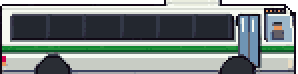
#> input picture ribera-verde/tools/sprites/pixellab-viaje/bus.png, 149 x 37 px (shown 2 times larger)
$ python viaje.py ../pixellab-viaje/bus.png
#> lines starting #> are read from the running program, lines starting #| are printed output that depends on the picture
#!/usr/bin/env python3
# Ribera Verde — 1.56: la pantalla del viaje (lo pidió el usuario: «en el autobús no hay animación, como tampoco en los demás
# vehículos; como una pantalla de carga, pero que sea el vehículo andando recto desde una vista de perfil»). Pixel art propio,
# dibujado a mano en código: el autobús de la comarca, el scooter 125, el utilitario, la berlina y el superdeportivo del
# concesionario (con los colores de vehiculos.py), de perfil y mirando a la derecha, a 14 px/m; las ruedas aparte, en 4
# fotogramas que giran; y los fondos que se repiten (el monte, los caseríos y los árboles, el quitamiedos y la carretera).
# Sin marcas ni rótulos de verdad. Sale directo a Godot: godot/arte/viaje.png + viaje.json (no va al atlas).
#   python3 -I tools/sprites/a-mano/viaje.py [--ver <png>]
import json, math, os, sys
from PIL import Image, ImageDraw

RAIZ = os.path.normpath(os.path.join(os.path.dirname(os.path.abspath(__file__)), '..', '..', '..'))
SALIDA = os.path.join(RAIZ, 'godot', 'arte')

O = '#180e1e'          # contorno, el del protagonista
GOMA, GOMA_L = '#2c333c', '#454d58'
LLANTA, LLANTA_S, BUJE = '#c4cad2', '#8a929c', '#6c7482'
VIDRIO, VIDRIO_S, REFLEJO = '#9cc0dc', '#6f94b4', '#eef6fc'
INT = '#23272f'
FARO, PILOTO = '#f8f0c0', '#d03028'
# el protagonista (player): gorra, piel, camiseta, pantalón
GORRA, GORRA_S, PIEL, PIEL_S, CAMI, CAMI_S, PANT = '#5aa861', '#2a8a5b', '#e8b894', '#c48e6a', '#c83839', '#a03031', '#36466f'
PINTURA = {'utilitario': ('#eceef0', '#b8bec6', '#ffffff'), 'berlina': ('#6a7280', '#4a5160', '#9aa2ae'),
           'deportivo': ('#d02a2a', '#8e1818', '#ff6a5a'), 'moto': ('#2c5aa0', '#1e3a6a', '#4a7cc4')}


def hexrgb(c):
    c = c.lstrip('#')
    return tuple(int(c[i:i + 2], 16) for i in (0, 2, 4)) + (255,)


class Lienzo:
    def __init__(self, w, h):
        self.im = Image.new('RGBA', (w, h), (0, 0, 0, 0))
        self.d = ImageDraw.Draw(self.im)

    def r(self, x, y, w, h, c):
        if w > 0 and h > 0:
            self.d.rectangle([x, y, x + w - 1, y + h - 1], fill=hexrgb(c))

    def p(self, x, y, c):
        if 0 <= x < self.im.width and 0 <= y < self.im.height:
            self.im.putpixel((x, y), hexrgb(c))

    def hl(self, x0, x1, y, c):
        self.r(x0, y, x1 - x0 + 1, 1, c)

    def vl(self, x, y0, y1, c):
        self.r(x, y0, 1, y1 - y0 + 1, c)

    def poly(self, pts, c):
        self.d.polygon(pts, fill=hexrgb(c))

    def contorno(self, c=O):
        # 1 px por fuera de todo lo opaco (sin diagonales)
        im = self.im
        a = im.split()[3].load()
        W, H = im.size
        out = []
        for y in range(H):
            for x in range(W):
                if a[x, y]:
                    continue
                for dx, dy in ((1, 0), (-1, 0), (0, 1), (0, -1)):
                    nx, ny = x + dx, y + dy
                    if 0 <= nx < W and 0 <= ny < H and a[nx, ny]:
                        out.append((x, y))
                        break
        for q in out:
            im.putpixel(q, hexrgb(c))


def rueda(d, f):
    # rueda de diámetro d, fotograma f de 4: goma, llanta con sombra, buje y una marca que gira
    L = Lienzo(d, d)
    c = (d - 1) / 2
    for y in range(d):
        for x in range(d):
            r = math.hypot(x - c, y - c)
            if r <= c + .45:
                L.p(x, y, O if r > c - .55 else (GOMA if r > c * .62 else (LLANTA if r > c * .28 else BUJE)))
    for y in range(d):
        for x in range(d):
            r = math.hypot(x - c, y - c)
            if c * .3 < r <= c * .62 and y > c + 1:
                L.p(x, y, LLANTA_S)
            if c * .62 < r <= c - .55 and y < c - c * .4 and x < c:
                L.p(x, y, GOMA_L)
    # los radios (2 marcas opuestas) giran 45° por fotograma (con 4, media vuelta: se lee igual que una vuelta)
    for k in (0, 1):
        a = math.pi / 4 * f + math.pi * k
        for t in (.34, .48, .58):
            L.p(round(c + math.cos(a) * c * t), round(c + math.sin(a) * c * t), BUJE)
    return L.im


def persona_perfil(L, x, y, s=1):
    # el protagonista sentado, de perfil, mirando a la derecha: cabeza (gorra con visera), cuello, hombro; (x, y): arriba de la gorra
    L.r(x, y, 6, 2, GORRA); L.hl(x + 1, x + 4, y, '#7cc882'); L.r(x + 6, y + 1, 2, 1, GORRA_S)   # la visera, hacia delante
    L.r(x, y + 2, 6, 4, PIEL); L.p(x + 5, y + 3, O); L.p(x + 6, y + 4, PIEL)                    # la cara, el ojo, la nariz
    L.r(x, y + 2, 2, 3, '#4a2e22'); L.p(x + 1, y + 3, PIEL_S)                                  # el pelo de la nuca y la oreja
    L.r(x + 1, y + 6, 3, 1, PIEL_S)
    L.r(x - 1, y + 7, 7, 3 * s, CAMI); L.hl(x - 1, x + 5, y + 7, '#e04a4a'); L.r(x - 1, y + 9, 2, 3 * s - 2, CAMI_S)


def pasajero(L, x, y, pelo, ropa):
    L.r(x, y, 5, 2, pelo); L.r(x, y + 2, 5, 3, '#d8a47e'); L.r(x, y + 2, 1, 2, pelo)
    L.r(x - 1, y + 5, 7, 4, ropa)


# ---------- el autobús de la comarca: de PixelLab, al estilo de los muebles (lo pidió el usuario: «el sprite del bus, más del
# estilo del juego, muebles con PixelLab»). Blanco con la franja verde, sin rótulos; recortado y a 28 colores
# (tools/sprites/pixellab-viaje/bus.png, 148 × 41; el 2.º de los cuatro candidatos, el que eligió el usuario). Aquí solo se sientan los pasajeros y el protagonista en las ventanas. ----------
PIXELLAB = os.path.join(RAIZ, 'tools', 'sprites', 'pixellab-viaje')
BUS_VENT = (7, 25, 43, 62, 80, 98)       # el primer píxel de cristal de cada ventana (de atrás adelante)
BUS_Y = 12                                # la fila de arriba de las cabezas


def autobus():
    L = Lienzo(1, 1)
    L.im = Image.open(os.path.join(PIXELLAB, 'bus.png')).convert('RGBA')
#> L.im is the input picture: PIL image 149x37 RGBA; mean R, G, B, A 111.8, 122.7, 120.2, 241.6
    L.d = ImageDraw.Draw(L.im)
    gente = [('#3a2a20', '#4a6aa0'), ('#9a9a9a', '#8a5a9a'), ('#1a1a1a', '#d8b040'), None, ('#7a4a2a', '#50a070')]
    for xw, g in zip(BUS_VENT, gente):
        if g:
            pasajero(L, xw + 5, BUS_Y + 1, *g)
    persona_perfil(L, BUS_VENT[-1] + 5, BUS_Y)       # el protagonista, delante, junto a la puerta
#> in p, `self.im.putpixel((x, y), hexrgb(c))`:
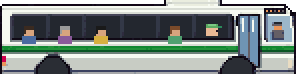
#> self.im: PIL image 149x37 RGBA (shown 2 times larger); mean R, G, B, A 115.4, 125.6, 121.9, 241.6; transparent parts drawn white
    return L.im, {'ruedas': [[26, 40, 14], [110, 40, 14]], 'suelo': 47, 'faro': [145, 32]}


# ---------- los coches: de juguete como en la calle (cortos y redondos), a escala de perfil ----------
def coche(k):
    pin, pin_s, pin_l = PINTURA[k]
    if k == 'utilitario':
        W, H, techo, cin, xv, xp, ruedas = 58, 26, 2, 12, (14, 40), (7, 50), [[13, 22, 12], [45, 22, 12]]
    elif k == 'berlina':
        W, H, techo, cin, xv, xp, ruedas = 70, 25, 3, 12, (19, 50), (10, 60), [[15, 21, 12], [56, 21, 12]]
    else:   # deportivo, descapotable y bajo
        W, H, techo, cin, xv, xp, ruedas = 66, 22, 7, 11, (24, 42), (11, 58), [[14, 18, 12], [53, 18, 12]]
    L = Lienzo(W, H)
    base = H - 6
    # la carrocería baja (de morro a culo, con las esquinas redondas) y el capó
    L.poly([(1, cin + 2), (3, cin), (W - 6, cin), (W - 2, cin + 2), (W - 1, cin + 4), (W - 1, base), (1, base)], pin)
    L.r(2, cin, W - 8, 1, pin_l)
    L.r(1, base - 3, W - 1, 3, pin_s)
    if k == 'deportivo':
        L.poly([(xv[0], cin), (xv[0] + 6, techo + 1), (xv[0] + 9, techo + 1), (xv[0] + 9, cin)], VIDRIO)   # el parabrisas, sin techo
        L.r(xv[0] + 6, techo, 3, 1, '#2a2d34')
        persona_perfil(L, xv[0] - 9, cin - 8)
        L.r(xv[0] - 13, cin - 1, 4, 2, INT); L.r(xv[0] + 10, cin, 12, 1, pin_l)
        L.poly([(4, cin), (8, cin - 3), (14, cin - 3), (14, cin)], pin)   # el alerón y la joroba de atrás
        L.r(2, cin - 4, 9, 1, '#202228')
    else:
        # el habitáculo: techo redondo, cristales, montante, y el protagonista al volante
        L.poly([(xp[0], cin), (xp[0] + 5, techo + 1), (xp[0] + 8, techo), (xp[1] - 13, techo), (xp[1] - 9, techo + 1), (xp[1], cin)], pin)
        L.hl(xp[0] + 7, xp[1] - 12, techo, pin_l)
        L.poly([(xp[0] + 3, cin - 1), (xp[0] + 7, techo + 2), (xv[1] - 14, techo + 2), (xv[1] - 14, cin - 1)], VIDRIO_S)
        L.poly([(xv[1] - 12, cin - 1), (xv[1] - 12, techo + 2), (xp[1] - 10, techo + 2), (xp[1] - 3, cin - 1)], VIDRIO)
        L.r(xv[1] - 14, techo + 1, 2, cin - techo - 1, pin_s)
        persona_perfil(L, xv[1] - 10, techo + 3)
        L.r(xv[1] - 11, cin - 2, 12, 2, VIDRIO)                    # la ventanilla por delante del hombro
        L.hl(xp[0] + 8, xv[1] - 16, techo + 3, REFLEJO); L.hl(xv[1] - 9, xp[1] - 11, techo + 3, REFLEJO)
        L.r(xv[1] - 13, cin + 1, 1, base - cin - 3, pin_s)        # la junta de las puertas
        L.r(xv[1] - 9, cin + 3, 3, 1, '#2a2d34')                   # el tirador
    L.r(W - 4, cin + 2, 3, 2, FARO); L.r(1, cin + 2, 2, 2, PILOTO)
    L.r(1, base - 1, W - 1, 1, '#2a2d34'); L.r(W - 5, base - 2, 4, 1, '#535b6b'); L.r(1, base - 2, 4, 1, '#535b6b')
    for cx, cy, d in ruedas:
        L.d.ellipse([cx - 8, cy - 8, cx + 8, cy + 8], fill=(0, 0, 0, 0))
        L.d.arc([cx - 8, cy - 8, cx + 8, cy + 8], 180, 360, fill=hexrgb('#2a2d34'))
    L.contorno()
    return L.im, {'ruedas': ruedas, 'suelo': ruedas[0][1] + ruedas[0][2] // 2, 'faro': [W - 1, cin + 3]}


def moto():
    pin, pin_s, pin_l = PINTURA['moto']
    W, H = 34, 36
    L = Lienzo(W, H)
    # el scooter: el escudo de delante, la plataforma, el asiento sobre el motor y el baúl
    L.poly([(24, 13), (27, 12), (29, 22), (28, 27), (24, 27)], pin)          # el escudo
    L.r(25, 6, 2, 7, '#3a3e48'); L.r(22, 6, 6, 2, '#2a2d34')                 # la barra del manillar y el manillar
    L.r(9, 26, 17, 2, pin_s)                                                   # la plataforma
    L.poly([(3, 20), (6, 18), (16, 18), (17, 21), (14, 29), (3, 29)], pin)    # el carenado del motor
    L.r(4, 18, 11, 1, pin_l)
    L.r(4, 16, 13, 3, '#1e2026'); L.hl(5, 15, 16, '#3a3e48')                  # el asiento
    L.r(0, 12, 6, 6, '#3a3e48'); L.hl(1, 4, 12, '#535b6b')                    # el baúl
    L.r(28, 15, 2, 2, FARO); L.r(1, 22, 2, 2, PILOTO)
    # el piloto: casco verde con visera ahumada, la camiseta, los brazos al manillar y las piernas a la plataforma
    L.r(9, 0, 9, 7, GORRA); L.hl(10, 16, 0, '#7cc882'); L.r(15, 2, 3, 3, '#3a4250'); L.p(16, 2, REFLEJO); L.r(9, 5, 2, 2, GORRA_S)
    L.r(10, 7, 6, 1, PIEL_S)
    L.r(8, 8, 8, 8, CAMI); L.r(8, 8, 2, 8, CAMI_S); L.hl(9, 15, 8, '#e04a4a')
    L.r(15, 9, 8, 2, CAMI); L.r(22, 8, 2, 2, PIEL)                            # el brazo y la mano en el puño
    L.r(10, 15, 10, 3, PANT); L.r(18, 18, 3, 8, PANT); L.r(18, 25, 5, 2, '#f4f4f4'); L.hl(18, 22, 26, '#3a3e48')   # rodilla, espinilla, zapatilla
    ruedas = [[7, 30, 10], [27, 30, 10]]
    L.contorno()
    return L.im, {'ruedas': ruedas, 'suelo': 35, 'faro': [30, 16]}


# ---------- los fondos (se repiten cada 192 px; el motor los tiñe de tarde y de noche) ----------
# [14 lines left out: function monte, not called in this run]


# los pueblos de detrás (lo pidió el usuario: «los pueblos que se ven al iniciar el juego, que se parezcan más al juego», y luego «que no
# todos los pueblos sean iguales y que, por lo alejadas que estén las casas de la carretera, se vean más o menos pequeñas»): las
# fachadas, los árboles y los setos del propio juego, sacados del atlas de Godot (godot/arte/atlas.png). Un pueblo por tipo (el rural de
# los caseríos, el de la costa, el de las naves, el barrio y la ciudad), cada uno en dos capas: la de junto a la carretera, a su
# tamaño, y la de lejos, a la mitad, más arriba y más despacio. Cada capa se repite cada PUEBLO_W px
PUEBLO_W = 704
CERCA_H, CERCA_BASE = 130, 118          # la capa de junto a la carretera: alto y la fila del suelo (el pie de las casas)
LEJOS_H, LEJOS_BASE = 88, 60            # la de lejos
A = 'prop-arbol-alto/tree'; A2 = 'prop-arbol-alto2/tree2'; MZ = 'prop-manzano/manzano'
def e(k): return 'edificio-%s/base' % k
# (marco del atlas, x: la izquierda de las casas, el centro de los árboles); los de lejos, en px de la mitad
PUEBLOS = {
    'rural': {
        'cerca': [(A, 30), (e('caserio'), 54), (MZ, 300), (e('borda'), 420), (A2, 520), (e('caserio3'), 560)],
        'lejos': [(e('borda'), 10), (A2, 90), (e('caserio3'), 120), (e('caserio'), 260), (MZ, 340), (A, 380), (e('borda'), 420), (e('caserio2'), 520), (A2, 660)],
        'prado': '#7cbc64'},
    'costa': {
        'cerca': [(e('marinera'), 20), (e('marinera2'), 84), (A2, 200), (e('marinera5'), 330), (e('marinera6'), 410), (MZ, 560), (e('marinera3'), 600)],
        'lejos': [(e('marinera4'), 0), (e('marinera'), 64), (e('marinera2'), 128), (e('marinera6'), 192), (A, 270), (e('marinera3'), 310), (e('marinera5'), 374),
                  (e('marinera'), 454), (e('marinera4'), 518), (A2, 610), (e('marinera6'), 640)],
        'prado': '#8cc46c'},
    'industria': {
        'cerca': [(e('nave'), 16), (A, 200), (e('fabrica'), 300), (e('garaje'), 430), (A2, 560), (e('garaje'), 620)],
        'lejos': [(e('fabrica'), 0), (e('nave'), 140), (A2, 262), (e('ladrillo'), 290), (e('fabrica'), 420), (A, 570), (e('nave'), 600)],
        'prado': '#82b45e'},
    'barrio': {
        'cerca': [(e('home'), 10), (A, 160), (e('garaje'), 300), (e('gray'), 420), (MZ, 560), (A2, 650)],
        'lejos': [(e('bloque'), 0), (e('ladrillo'), 132), (e('bloque2'), 250), (A, 392), (e('gray'), 420), (e('bloque'), 520), (A2, 670)],
        'prado': '#7cbc64'},
    'ciudad': {
        'cerca': [(e('casco'), 0), (e('casco2'), 64), (A2, 190), (e('ladrillo'), 300), (A, 470), (e('casco3'), 540), (e('casco2'), 620)],
        'lejos': [(e('bloque'), 0), (e('bloque2'), 128), (e('casco3'), 256), (e('bloque'), 336), (e('casco'), 464), (e('bloque2'), 528), (e('casco2'), 656)],
        'prado': '#86b86a'},
}
NEBLINA = ('#a8c0cc', 0.22)              # lo de lejos, algo más claro, del color del monte del fondo


# [4 lines left out: function del_atlas, not called in this run]


REMATE = 22                              # filas que le faltan por arriba a la fábrica del atlas (el tejado sin canto y la chimenea sin boca)
CUMBRE = REMATE - 6                      # la fila de la cumbrera: la chapa sube 5 filas más que en el atlas
NEGRO, LADRILLO_C = (42, 38, 36, 255), (122, 52, 38, 255)
CORONA = ((200, 196, 188, 255), (150, 148, 144, 255))   # el hormigón de la corona, luz y sombra


# [128 lines left out: functions remata, mitad, neblina, prado, pueblo, cerca and 1 more, not called in this run]


def main():
    piezas = {}
    meta = {}
    im, m = autobus(); piezas['bus'] = im; meta['bus'] = m
#> after `im, m = autobus()`: m = {'ruedas': [[26, 40, 14], [110, 40, 14]], 'suelo': 47, 'faro': [145, 32]}
    for k in ('utilitario', 'berlina', 'deportivo'):
        im, m = coche(k); piezas[k] = im; meta[k] = m
#> this loop made 3 passes
#> pass 1, in contorno, `im = self.im`:
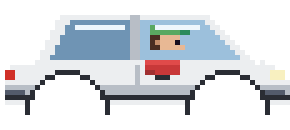
#> im: PIL image 58x26 RGBA (shown 5 times larger); mean R, G, B, A 85.6, 88.9, 93.1, 123.1; transparent parts drawn white
#> pass 1, in main, `im, m = coche(k)`:
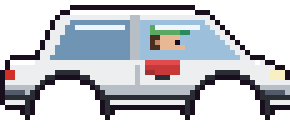
#> im: PIL image 58x26 RGBA (shown 5 times larger); mean R, G, B, A 87.9, 90.2, 96, 147.3; transparent parts drawn white
#> after the loop, meta = 4 items; piezas = 4 items
    im, m = moto(); piezas['moto'] = im; meta['moto'] = m
#> in __init__ (call 5), `self.im = Image.new('RGBA', (w, h), (0, 0, 0, 0))`: self.im: PIL image 34x36 RGBA; every value is 0
#> in p (call 13), `self.im.putpixel((x, y), hexrgb(c))`:
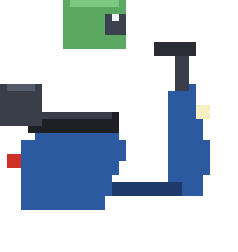
#> self.im: PIL image 34x36 RGBA (shown 7 times larger); mean R, G, B, A 18.4, 30.4, 41.3, 84.4; transparent parts drawn white
#> call 4 of contorno, with c = '#180e1e'
#> in contorno (call 4), `im = self.im`:
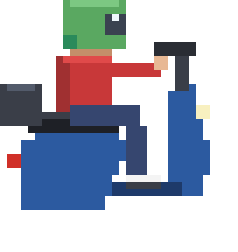
#> im: PIL image 34x36 RGBA (shown 7 times larger); mean R, G, B, A 34.1, 38.3, 50.4, 110; transparent parts drawn white
#> after the loop in contorno (call 4), `for q in out:`:
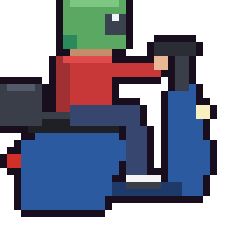
#> im: PIL image 34x36 RGBA (shown 7 times larger); mean R, G, B, A 37.4, 40.2, 54.5, 144.8; transparent parts drawn white
#> after `im, m = moto()`: m = {'ruedas': [[7, 30, 10], [27, 30, 10]], 'suelo': 35, 'faro': [30, 16]}
    for d in (10, 12, 14, 16):
        for f in range(4):
            piezas['rueda-%d-%d' % (d, f)] = rueda(d, f)
#> after the loop, piezas = 21 items
    for k in ('nube-0', 'nube-1', 'nube-2', 'nube-3', 'sol', 'luna'):     # el cielo, de PixelLab
#> (the run stopped early here; a loop or call above may not have finished)
